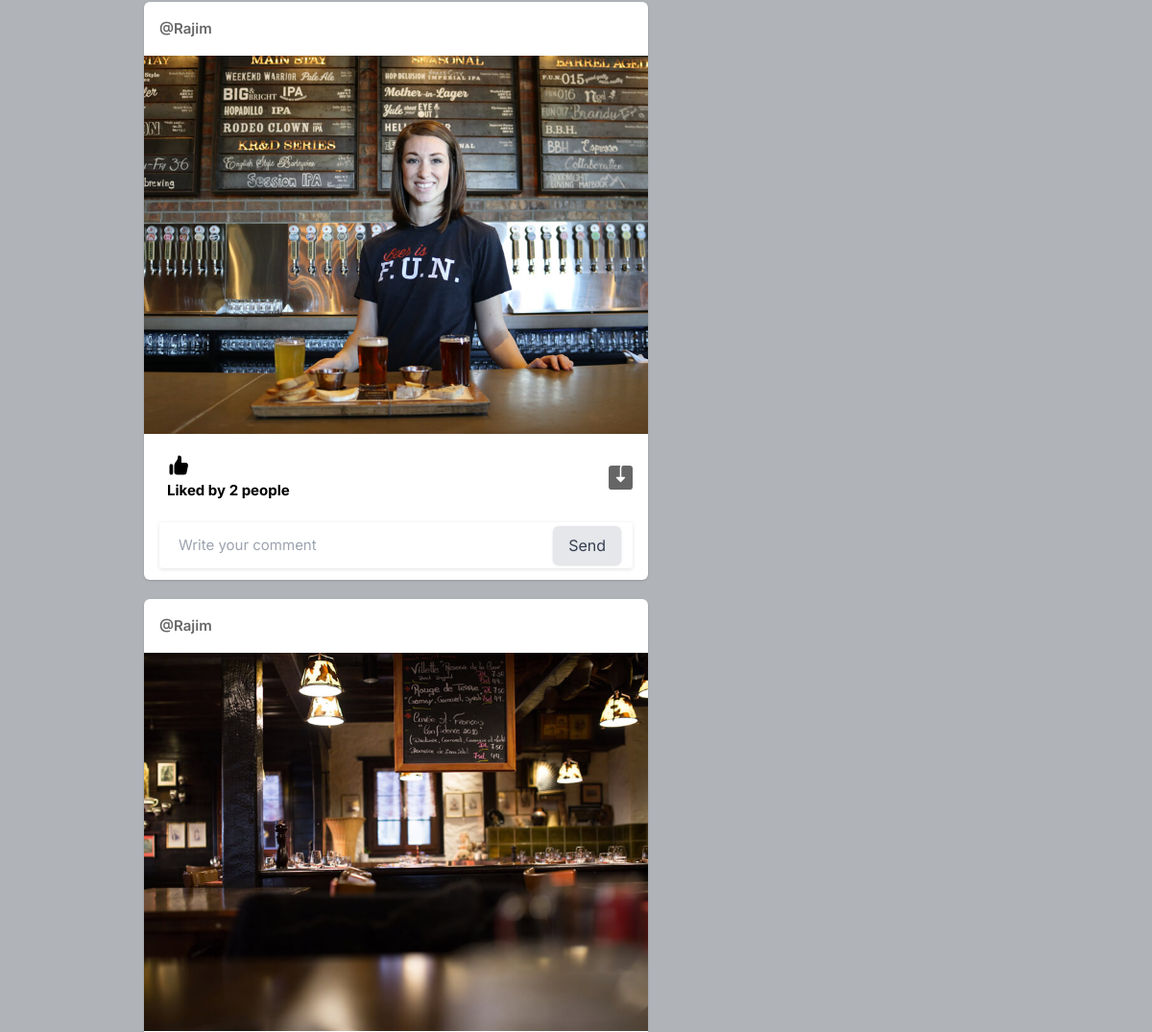
The app's page / (signed in, middle part), older data.
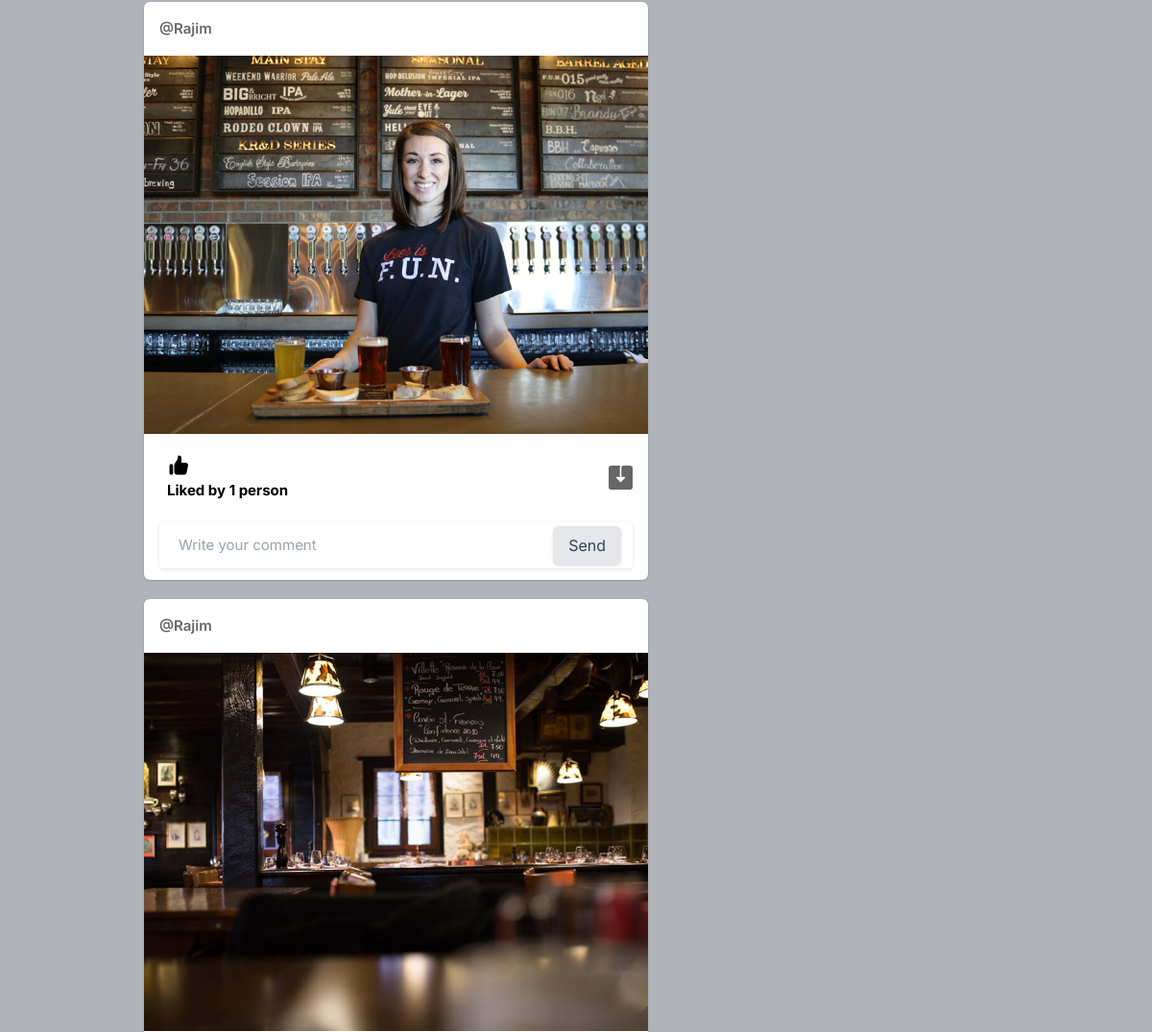
The same page, newer data.
### chatapp/models.py (models this page shows, shortened)
class Post(models.Model):
    id = models.UUIDField(primary_key=True, default=uuid.uuid4)
    user = models.CharField(max_length=100)
    image = models.ImageField(upload_to='post_images')
    caption = models.TextField()
    created_at = models.DateTimeField(default=datetime.now)
    no_of_likes = models.IntegerField(default=0)

### chatapp/views.py (the view)
# urls.py: path('', views.IndexView.as_view(), name="index"),
@method_decorator(login_required(login_url='signin'), name='dispatch')
class IndexView(View):
    template_name = 'index.html'
    def get(self, request, *args, **kwargs):
        user_object = User.objects.get(username=request.user.username)
        user_profile = Profile.objects.get(user=user_object)
        user_following_list = []
        feed = []
        user_following = FollowerCount.objects.filter(follower=request.user.username)
        for users in user_following:
            user_following_list.append(users.user)
        for usernames in user_following_list:
            feed_lists = Post.objects.filter(user=usernames)
            feed.append(feed_lists)
        feed_list = list(chain(*feed))
        all_users = User.objects.all()
        user_following_all = []
        for user in user_following:
            user_list = User.objects.get(username=user.user)
            user_following_all.append(user_list)
        new_suggestions_list = [x for x in list(all_users) if (x not in list(user_following_all))]
        current_user = User.objects.filter(username=request.user.username)
        final_suggestions_list = [x for x in list(new_suggestions_list) if (x not in list(current_user))]
        random.shuffle(final_suggestions_list)
        username_profile = []
        username_profile_list = []
        for users in final_suggestions_list:
            username_profile.append(users.id)
        for ids in username_profile:
            profile_lists = Profile.objects.filter(id_user=ids)
            username_profile_list.append(profile_lists)
        suggestions_username_profile_list = list(chain(*username_profile_list))
        context = {
            'user_profile': user_profile,
            'posts': feed_list,
            'suggestions_username_profile_list': suggestions_username_profile_list[:4],
        }
        return render(request, self.template_name, context)

### templates/index.html (shortened to what this page needs)
{% load static %}
<!DOCTYPE html>
<html lang="en">
<head>
    <link rel="stylesheet" href="{% static 'assets/css/icons.css' %}">
    <link rel="stylesheet" href="{% static 'assets/css/uikit.css' %}">
    <link rel="stylesheet" href="{% static 'assets/css/style.css' %}">
    <link rel="stylesheet" href="{% static 'assets/css/tailwind.css' %}">
    <link rel="stylesheet" href="https://cdnjs.cloudflare.com/ajax/libs/font-awesome/4.7.0/css/font-awesome.min.css">
</head>
<body>
            <div class="container m-auto">
                <div class="lg:flex justify-center lg:space-x-10 lg:space-y-0 space-y-5">
                    <div class="space-y-5 flex-shrink-0 lg:w-7/12">
                        {% for post in posts reversed %}
                        <div class="bg-white shadow rounded-md  -mx-2 lg:mx-0">
                            <div class="flex justify-between items-center px-4 py-3">
                               <div class="flex flex-1 items-center space-x-4">
                                    <span class="block capitalize font-semibold "><a href="{% url 'profile' pk=post.user %}"> @{{post.user}}</a> </span>
                                </div>
                              <div>
                                <a href="#"> <i class="icon-feather-more-horizontal text-2xl hover:bg-gray-200 rounded-full p-2 transition -mr-1 "></i> </a>
                              </div>
                            </div>
                            <div uk-lightbox>
                                <a href="{{post.image.url}}">
                                    <img src="{{post.image.url}}" alt="">
                                </a>
                            </div>
                            <div class="py-3 px-4 space-y-3">
                                <div class="flex space-x-4 lg:font-bold">
                                   <a href="/like?post_id={{post.id}}" class="flex items-center space-x-2">
                                        <div class="p-2 rounded-full text-black">
                                            {% if post.no_of_likes == 0 %}
                                            <p>No likes</p>
                                            {% elif post.no_of_likes == 1 %}
                                            <p>Liked by {{post.no_of_likes}} person</p>
                                            {% else %}
                                            <p>Liked by {{post.no_of_likes}} people</p>
                                            {% endif %}
                                        </div>
                                    </a>
                                    <a href="{{post.image.url}}" class="flex items-center space-x-2 flex-1 justify-end" download >
                                    </a>
                                </div>
                            <form action="" method="POST">
                                <div class="bg-gray-100 bg-gray-100 rounded-full rounded-md relative ">
                                    <input type="text" name="text" placeholder="Write your comment">
                                            <div class="absolute bottom-0 flex h-full items-center right-0 right-3 text-xl space-x-2">
                                        <button type="submit" class="btn btn-success" >Send</button>
                                    </div>
                                </div>
                            </form>
                            </div>
                        </div>
                        {% endfor %}
                    </div>
                    <div class="lg:w-5/12">
                        </div>
                    </div>
                </div>
</body>
</html>

Row changes from the older to the newer data that the page shows:
changed Post (number 1 of 2 on the later page): no_of_likes "2" → "1"; no_of_likes "people" → "person"
